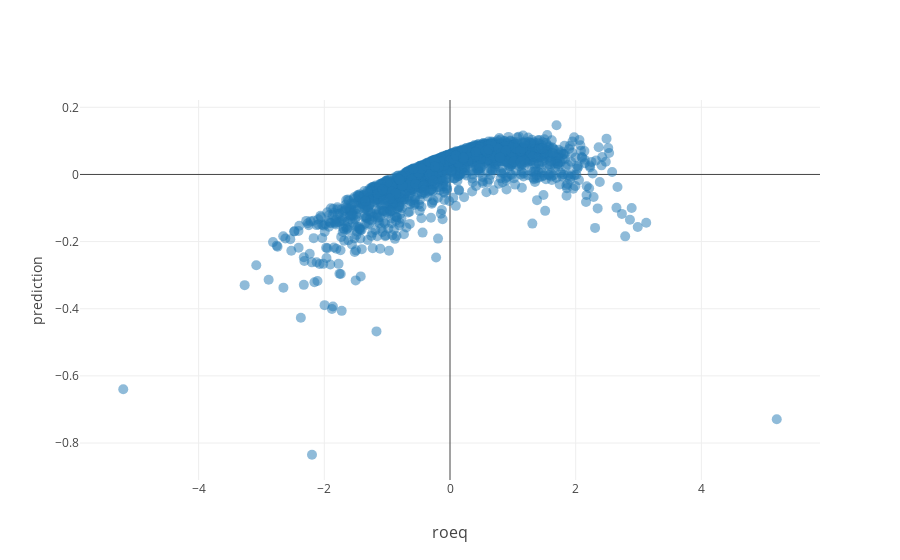

Write notebook code for a chart like this one.
### Code cell
import plotly.graph_objects as go 
import numpy as np

cd = np.empty(shape=(df.shape[0], 3, 1), dtype=float)
cd[:, 0] = df.roeq.to_numpy().reshape(-1, 1)
cd[:, 1] = df.bm.to_numpy().reshape(-1, 1)
cd[:, 2] = df.mom12m.to_numpy().reshape(-1, 1)
string = """
    %{text}<br>
    roeq = %{customdata[0]:.2}<br>
    bm = %{customdata[1]:.2}<br>
    mom12m = %{customdata[2]:.2}<extra></extra>
    """

trace = go.Scatter(
    x=df.roeq, 
    y=df.predict, 
    mode="markers",
    text=df.index.to_list(),
    customdata=cd,
    hovertemplate=string,
    marker=dict(
        size=10,
        opacity=0.5
    )
)
fig = go.Figure(trace)
fig.update_layout(
    template="none",
    xaxis_title="roeq",
    xaxis_title_font_size=16,
    xaxis_showgrid=True,
    yaxis_title_font_size=16,
    yaxis_showgrid=True,
    yaxis_title="prediction",
)
fig.show()

### Figure 1 — Plotly figure (JSON) as saved in the notebook; plotly's stock layout.template omitted (floating-point values rounded to 4 significant figures; data arrays with more than 128 entries replaced by an {"elided": "..."} marker saying what was removed)
{"data": [{"customdata": {"elided": "1893x3x1 float values"}, "hovertemplate": "\n    %{text}<br>\n    roeq = %{customdata[0]:.2}<br>\n    bm = %{customdata[1]:.2}<br>\n    mom12m = %{customdata[2]:.2}<extra></extra>\n    ", "marker": {"opacity": 0.5, "size": 10}, "mode": "markers", "text": {"elided": "1893 str values"}, "type": "scatter", "x": {"elided": "1893 float values"}, "y": {"elided": "1893 float values"}}], "layout": {"xaxis": {"showgrid": true, "title": {"font": {"size": 16}, "text": "roeq"}}, "yaxis": {"showgrid": true, "title": {"text": "prediction"}}}}
